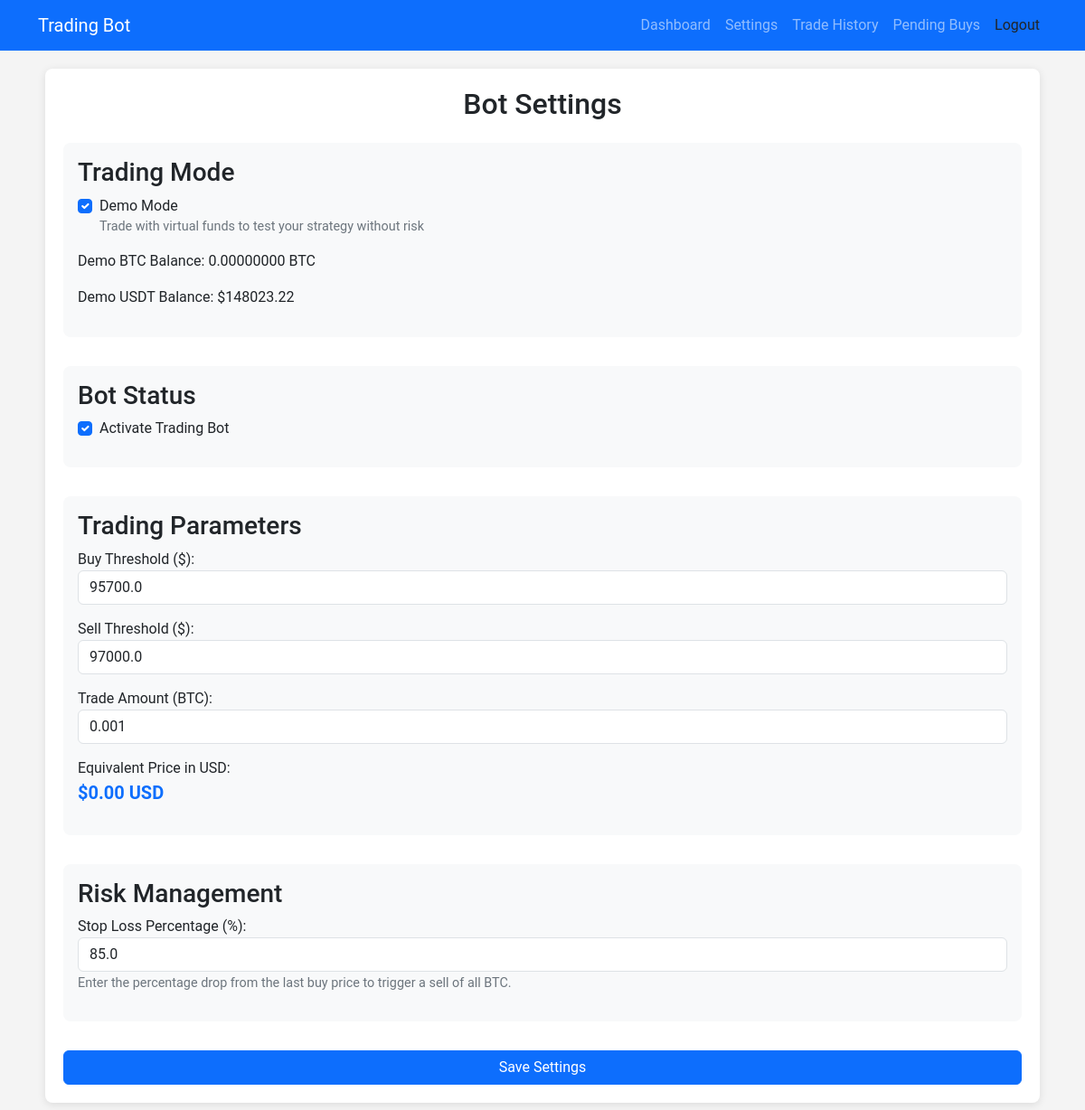
/settings (signed in), run on the app's committed database.
### app.py (models this page shows)
class Settings(db.Model):
    id = db.Column(db.Integer, primary_key=True)
    buy_threshold = db.Column(db.Float, default=0.0)
    sell_threshold = db.Column(db.Float, default=0.0)
    trade_amount = db.Column(db.Float, default=0.0)
    is_trading = db.Column(db.Boolean, default=False)
    demo_mode = db.Column(db.Boolean, default=True)
    demo_btc_balance = db.Column(db.Float, default=1.0)
    demo_usdt_balance = db.Column(db.Float, default=50000.0)
    last_buy_price = db.Column(db.Float, default=0.0)
    price_history = db.Column(db.String, default='[]')  # Store recent price history
    last_check_time = db.Column(db.DateTime, default=datetime.utcnow)
    user_id = db.Column(db.Integer, db.ForeignKey('user.id'), nullable=False)
    sell_all_percentage = db.Column(db.Float, default=0.0)

### app.py (the view, shortened to what this page needs)
@app.route('/settings', methods=['GET', 'POST'])
def settings():
    if 'user_id' not in session:
        return redirect(url_for('login'))
    user = User.query.get(session['user_id'])
    return render_template('settings.html', user=user)

### templates/settings.html (shortened to what this page needs)
{% extends "base.html" %}
{% block content %}
<h2 class="text-center mb-4">Bot Settings</h2>
<form method="POST" action="{{ url_for('settings') }}">
    <div class="settings-group">
        <h3>Trading Mode</h3>
        <div class="form-group form-check">
            <input type="checkbox" id="demo_mode" name="demo_mode" class="form-check-input"
                   {% if user.settings.demo_mode %}checked{% endif %}>
            <label class="form-check-label" for="demo_mode">Demo Mode</label>
            <small class="help-text d-block">Trade with virtual funds to test your strategy without risk</small>
        </div>
        {% if user.settings.demo_mode %}
        <div class="demo-balances">
            <p>Demo BTC Balance: {{ "%.8f"|format(user.settings.demo_btc_balance) }} BTC</p>
            <p>Demo USDT Balance: ${{ "%.2f"|format(user.settings.demo_usdt_balance) }}</p>
        </div>
        {% endif %}
    </div>
    <div class="settings-group">
        <h3>Bot Status</h3>
        <div class="form-group form-check">
            <input type="checkbox" id="is_trading" name="is_trading" class="form-check-input"
                   {% if user.settings.is_trading %}checked{% endif %}>
            <label class="form-check-label" for="is_trading">Activate Trading Bot</label>
        </div>
    </div>
    <div class="settings-group">
        <h3>Trading Parameters</h3>
        <div class="form-group">
            <label for="buy_threshold">Buy Threshold ($):</label>
            <input type="text" id="buy_threshold" name="buy_threshold" class="form-control"
                   value="{{ user.settings.buy_threshold }}" required>
        </div>
        <div class="form-group">
            <label for="sell_threshold">Sell Threshold ($):</label>
            <input type="text" id="sell_threshold" name="sell_threshold" class="form-control"
                   value="{{ user.settings.sell_threshold }}" required>
        </div>
        <div class="form-group">
            <label for="trade_amount">Trade Amount (BTC):</label>
            <input type="text" id="trade_amount" name="trade_amount" class="form-control"
                   value="{{ user.settings.trade_amount }}" required oninput="updateUSDValue()">
        </div>
        <div class="form-group">
            <label for="btc_to_usd">Equivalent Price in USD:</label>
            <p id="btc_to_usd" class="fs-5 fw-bold text-primary">Loading...</p>
        </div>
    </div>
    <div class="settings-group">
        <h3>Risk Management</h3>
        <div class="form-group">
            <label for="sell_all_percentage">Stop Loss Percentage (%):</label>
            <input type="text" id="sell_all_percentage" name="sell_all_percentage" class="form-control"
                   value="{{ user.settings.sell_all_percentage }}" required>
            <small class="help-text">Enter the percentage drop from the last buy price to trigger a sell of all BTC.</small>
        </div>
    </div>
    <button type="submit" class="btn btn-primary">Save Settings</button>
</form>
{% endblock %}

### templates/base.html (shortened to what this page needs)
<!DOCTYPE html>
<html lang="en">
<head>
    <link href="https://cdn.jsdelivr.net/npm/bootstrap@5.3.0/dist/css/bootstrap.min.css" rel="stylesheet">
    <link href="https://cdnjs.cloudflare.com/ajax/libs/font-awesome/6.4.2/css/all.min.css" rel="stylesheet">
</head>
<body>
    <nav class="navbar navbar-expand-lg navbar-dark bg-primary">
        <div class="container">
            <a class="navbar-brand" href="{{ url_for('dashboard') }}">Trading Bot</a>
            <div class="collapse navbar-collapse" id="navbarNav">
                <ul class="navbar-nav ms-auto">
                    {% if 'user_id' in session %}
                        <li class="nav-item"><a class="nav-link" href="{{ url_for('dashboard') }}">Dashboard</a></li>
                        <li class="nav-item"><a class="nav-link" href="{{ url_for('settings') }}">Settings</a></li>
                        <li class="nav-item"><a class="nav-link" href="{{ url_for('trade_history') }}">Trade History</a></li>
                        <li class="nav-item">
                            <a class="nav-link" href="{{ url_for('pending_buys') }}">
                                Pending Buys
                            </a>
                        </li>
                        <li class="nav-item"><a class="nav-link btn btn-warning text-dark" href="{{ url_for('logout') }}">Logout</a></li>
                    {% else %}
                        <li class="nav-item"><a class="nav-link" href="{{ url_for('login') }}">Login</a></li>
                        <li class="nav-item"><a class="nav-link" href="{{ url_for('signup') }}">Sign Up</a></li>
                    {% endif %}
                </ul>
            </div>
        </div>
    </nav>
    <div class="container-custom">
        {% block content %}{% endblock %}
    </div>
</body>
</html>

### templates/base.html (style rules this page uses)
body { font-family: 'Roboto', sans-serif; background-color: #f4f4f4; }
.container-custom { max-width: 1100px; margin: 20px auto; background-color: #ffffff; border-radius: 8px; box-shadow: 0 2px 10px rgba(0, 0, 0, 0.1); padding: 20px; }

### templates/settings.html (style rules this page uses)
.settings-group { margin-bottom: 2rem; padding: 1rem; border-radius: 8px; background-color: #f8f9fa; }
.form-group { margin-bottom: 15px; }
.help-text { font-size: 0.9em; color: #6c757d; }
.btn { width: 100%; }

### data on the page
Settings: demo_mode "☑", settings.demo_btc_balance "0.00000000", settings.demo_usdt_balance "148023.22", is_trading "☑", buy_threshold "95700.0", sell_threshold "97000.0", trade_amount "0.001", sell_all_percentage "85.0"
